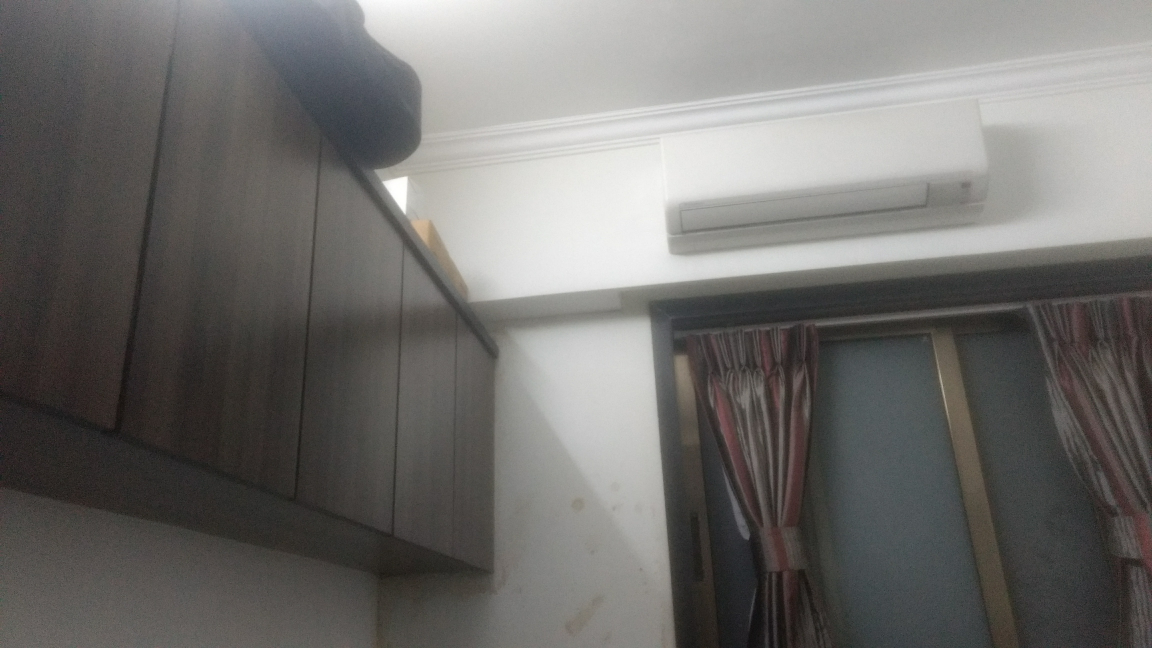
#> input picture Doc-scanner/1.jpg, 4608 x 2592 px (shown at 1/4 size)
$ python testcase.py
#> lines starting #> are read from the running program, lines starting #| are printed output that depends on the picture
### Doc-scanner/orbandFeaturematching.py
import cv2

__all__=["Image_ORB","Matching_features"]

def Image_ORB(im):
    orb=cv2.ORB_create()
    orb.setMaxFeatures(30000)
    orb.setEdgeThreshold(1)
    kp,des=orb.detectAndCompute(im,None)
    return (des,kp)

def Matching_features(im1,im2):
    des1,kp1=Image_ORB(im1)
    des2,kp2=Image_ORB(im2)
    bf=cv2.BFMatcher(cv2.NORM_HAMMING)
    matches=bf.knnMatch(des1,des2,k=2)
    good=[]
    for m,n in matches:
        if m.distance<0.70*n.distance:
            good.append(m)
    return good

### Doc-scanner/homography.py
from orbandFeaturematching import*

import cv2
import numpy as np

__all__=["find_homography"]

def  find_homography(images): #images is a list containing all images
  homographies=[]
#element "i" of homographies contains homography to warp images[i+1] into images[i]
  for i in range(len(images)-1):
    des1,kp1=Image_ORB(images[i+1])
    des2,kp2=Image_ORB(images[i])
    matches=Matching_features(images[i+1],images[i])
    print len(matches)
    if len(matches)>10:
     src_points=np.float32([kp1[m.queryIdx].pt for m in matches]).reshape(-1,1,2)
     dst_points=np.float32([kp2[m.trainIdx].pt for m in matches]).reshape(-1,1,2)
     M,mask=cv2.findHomography(src_points,dst_points,cv2.RANSAC,5.0)
     homographies.append(M)

  return homographies


### Doc-scanner/image_alignment.py
import cv2
from matplotlib import pyplot as plt
from homography import*
import numpy as np
from numpy import linalg as lin

__all__=["Image_Align"]

def Image_Align(images):#Images is list of all images
    homographies=find_homography(images)
    h,w=images[0].shape
    homo=homographies[0]
    image1copy=np.zeros((2*h,2*w),dtype='uint8')
    image1copy[0:h,0:w]=images[0]
    transformedimg=[image1copy]  #transformimg is a list containing images warped to images[0]
    for i in range(len(homographies)):
    	img=cv2.warpPerspective(images[i+1],homo,(2*w,2*h))
    	transformedimg.append(img)
    	if (i+1) != len(homographies):
	      homo=np.dot(homo,homographies[i+1])
    return transformedimg


### Doc-scanner/blending.py
import numpy as np
import cv2
from matplotlib import pyplot as plt

def multiband_blend(img1, img2, K):

    #gaincomposition:
    common_region = np.logical_and(img2>0, img1>0)
    if len(np.where(common_region)[0]) > 0:
            total_warped = np.sum(img2[common_region])
            total_final = np.sum(img1[common_region])
            factor = float(total_final)/total_warped
            img2 = np.multiply(img2,factor)
    GP1 = get_GP(img1, K)
    GP2 = get_GP(img2, K)

    LP1 = get_LP(img1, GP1)
    del(GP1)

    LP2 = get_LP(img2, GP2)
    del(GP2)
    mask = img1 > 0

    '''intersection = (img1 > 0) & (img2 > 0)


    points = intersection.nonzero()
    xmin, xmax, ymin, ymax = min(points[0]), max(points[0]), min(points[1]), max(points[1])
    w=xmax-xmin
    h=ymax-ymin'''

    '''
    mask1 = np.zeros(img3.shape[:2],np.uint8)

    bgdModel = np.zeros((1,65),np.float64)
    fgdModel = np.zeros((1,65),np.float64)

    rect = (xmin,ymin,w,h)

    cv2.grabCut(img3,mask1,rect,bgdModel,fgdModel,5,cv2.GC_INIT_WITH_RECT)

    mask2 = np.where((mask1==2)|(mask1==0),0,1).astype('uint8')
    img3 = img3*mask2[:,:,np.newaxis]
    img3=cv2.cvtColor(img3,cv2.COLOR_RGB2GRAY)
    plt.imshow(img3,cmap="gray"),plt.show()
    m_neg=img3>0'''

    '''m_neg = np.zeros(mask.shape, dtype=bool)
    if xmax-xmin > ymax-ymin:
        m_neg[:xmax,:(ymax+ymin)/2] = 1
    else:
        m_neg[:(xmax+xmin)/2,:ymax] = 1'''
    mask= cv2.erode(mask.astype(float), np.ones((121,121),np.uint8))
    mask = cv2.GaussianBlur(mask, (121,121), 0)

    GP_mask = get_GP(mask, K)
    Gm = GP_mask[-1]

    LP_combined = []
    for L1,L2 in reversed(zip(LP1,LP2)):
        # plt.imshow(Gm, cmap='gray')
        # plt.pause(5)
        xoff=Gm.shape[1]-L2.shape[1]
        yoff=Gm.shape[0]-L2.shape[0]
        Gm=Gm[yoff:,xoff:]
        LC = np.multiply(L1, Gm) + np.multiply(L2, 1-Gm)
        LP_combined.append(LC.copy())
        Gm = cv2.pyrUp(Gm)

    blended = LP_combined[0]
    for i in range(1,K):
        T=cv2.pyrUp(blended)
        xoff=T.shape[1]-LP_combined[i].shape[1]
        yoff=T.shape[0]-LP_combined[i].shape[0]
        T=T[yoff:,xoff:]
        blended = LP_combined[i] + T

    return blended


def get_LP(img, GP):
    LP = [GP[-1].copy()]
    for i in reversed(range(1, len(GP))):
        GE=cv2.pyrUp(GP[i])
        xoff=GE.shape[1]-GP[i-1].shape[1]
        yoff=GE.shape[0]-GP[i-1].shape[0]
        GE=GE[yoff:,xoff:]
        G = GP[i-1] - GE
        LP.append(G.copy())

    return reversed(LP)

def get_GP(img, K):
    GP = [img.copy().astype(float)]
    for i in range(1, K):
        G = cv2.pyrDown(GP[i-1])
        GP.append(G.copy().astype(float))

    return GP

### Doc-scanner/testcase.py
import cv2
from matplotlib import pyplot as plt
from orbandFeaturematching import*
from homography import*
import numpy as np
from numpy import linalg as lin
from averaging import*
from blending import*
from image_alignment import*

img1=cv2.imread('1.jpg',0)
#> img1: shape (2592, 4608); min 0, max 255, mean 111.6
img2=cv2.imread('2.jpg',0)
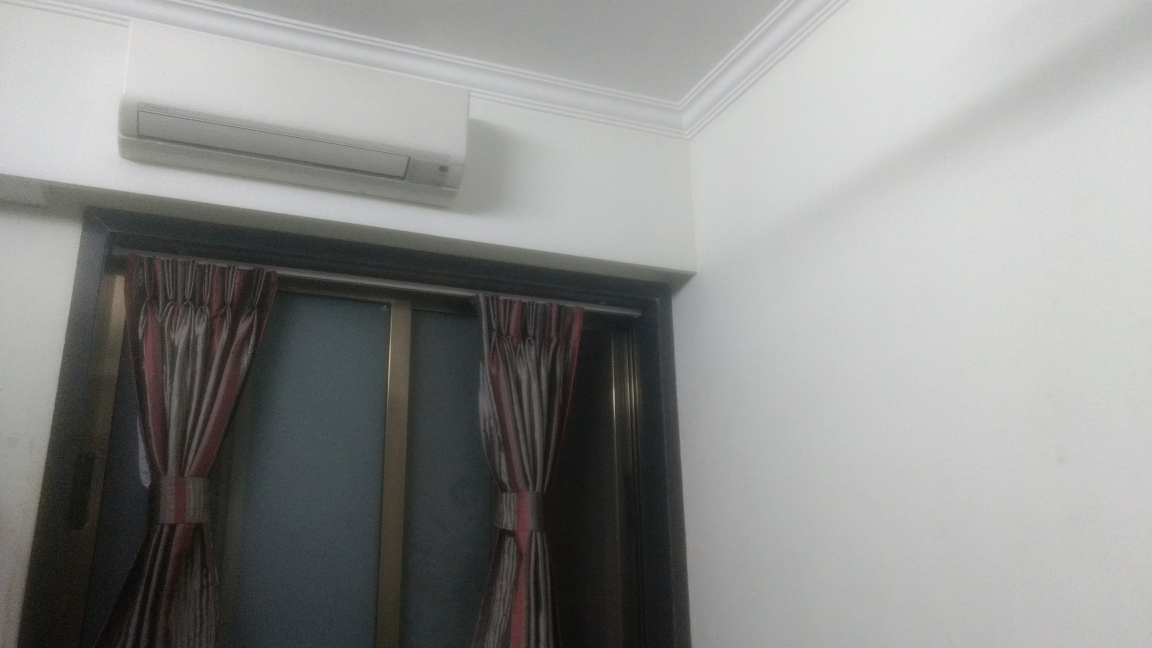
#> input picture Doc-scanner/2.jpg, 4608 x 2592 px (shown at 1/4 size)
#> img2: shape (2592, 4608); min 0, max 237, mean 141
img3=cv2.imread('3.jpg',0)
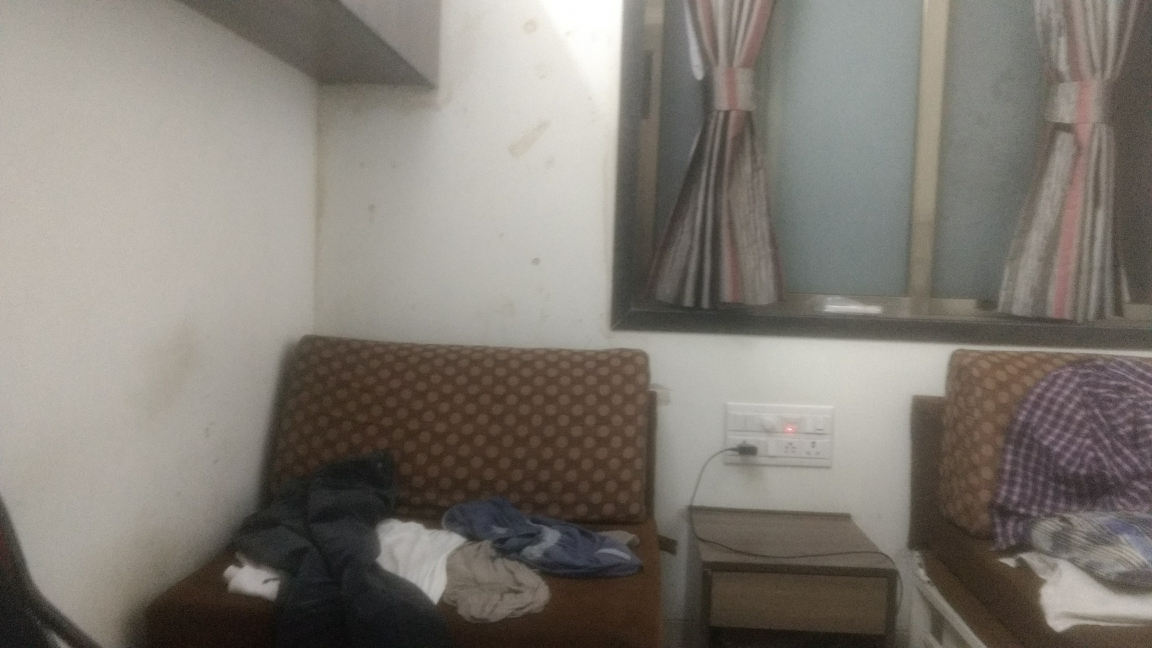
#> input picture Doc-scanner/3.jpg, 4608 x 2592 px (shown at 1/4 size)
#> img3: shape (2592, 4608); min 0, max 255, mean 123.8
img4=cv2.imread('4.jpg',0)
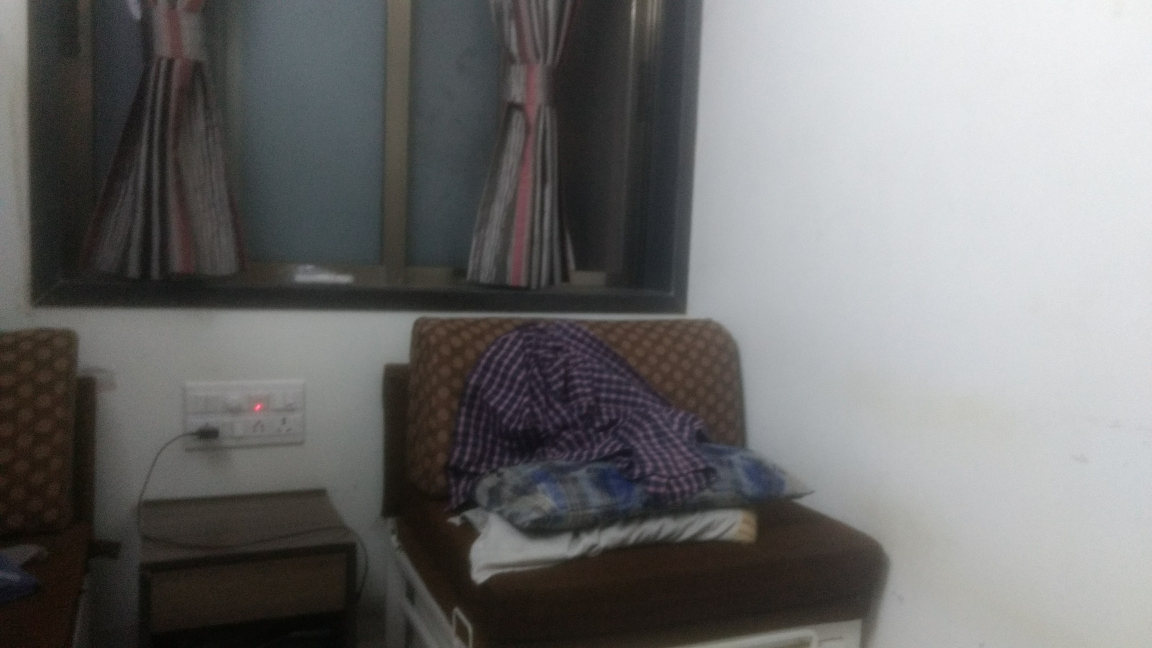
#> input picture Doc-scanner/4.jpg, 4608 x 2592 px (shown at 1/4 size)
#> img4: shape (2592, 4608); min 0, max 253, mean 112.2
images=[img1,img2,img3]

for i in range(len(images)):
	images[i]=cv2.resize(images[i],None,fx=0.25,fy=0.25,interpolation = cv2.INTER_CUBIC)
#> this loop made 3 passes
#> after the loop, images = 3 items

transformedimg=Image_Align(images)
#> the loop in find_homography, `for i in range(len(images)-1):` made 2 passes
#> matches on passes 1 to 2: 46 matches, 10 matches
#| 46
#| 10
#> after the loop in find_homography, `for i in range(len(images)-1):`: homographies = [[[0.411, 0.117, 550.2], [-0.304, 0.77, 151.3], [-0.000447, -8.53e-05, 1]]]
#> in Image_Align, `homo=homographies[0]`: homo = [[0.411, 0.117, 550.2], [-0.304, 0.77, 151.3], [-0.000447, -8.53e-05, 1]]
#> the loop in Image_Align, `for i in range(len(homographies)):` made 1 pass
#> after the loop in Image_Align, `for i in range(len(homographies)):`: transformedimg = 2 items
#> transformedimg = 2 items
finalimg=transformedimg[0]


for i in range(1,len(transformedimg)):
#> (the run stopped early here; a loop or call above may not have finished)
